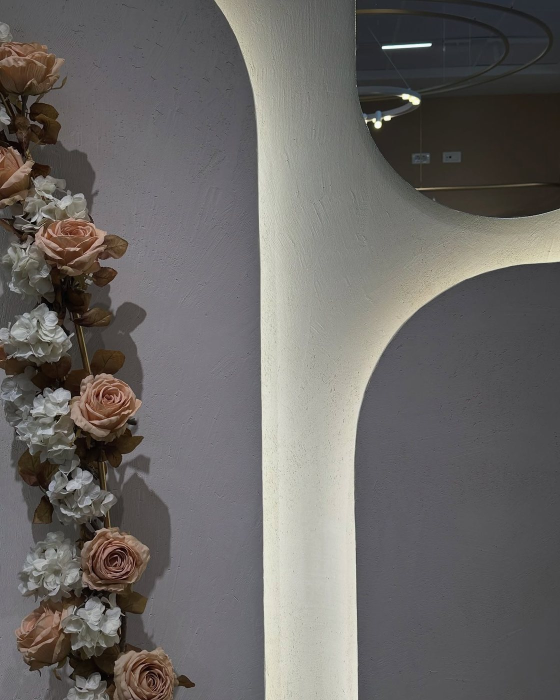
#> input picture raw/instagram/dresses/DITwbI4NAC4_0.jpg, 1120 x 1400 px (shown at 1/2 size)
$ python contact_sheet.py ../raw/instagram/dresses/DITwbI4NAC4_0.jpg out.png 5
#> lines starting #> are read from the running program, lines starting #| are printed output that depends on the picture
import sys, glob, os
from PIL import Image, ImageDraw
files = open(sys.argv[1][1:]).read().split() if sys.argv[1].startswith('@') else sorted([f for f in glob.glob(sys.argv[1]) if not f.endswith('_cutout.png')])
out = sys.argv[2]
cols = int(sys.argv[3]) if len(sys.argv) > 3 else 6
tw, th = 220, 300
rows = (len(files) + cols - 1) // cols
sheet = Image.new('RGB', (cols * tw, rows * (th + 22)), (18, 18, 20))
d = ImageDraw.Draw(sheet)
for i, f in enumerate(files):
    try:
        im = Image.open(f).convert('RGB')
#> im is the input picture: PIL image 1120x1400 RGB; mean R, G, B 106.6, 103.6, 101.3
    except Exception as e:
        continue
    im.thumbnail((tw - 8, th - 8))
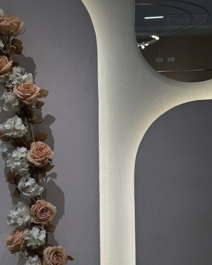
#> im: PIL image 212x265 RGB; mean R, G, B 106.7, 103.7, 101.4
    x = (i % cols) * tw + (tw - im.width) // 2
#> x = 4
    y = (i // cols) * (th + 22) + 4
    sheet.paste(im, (x, y))
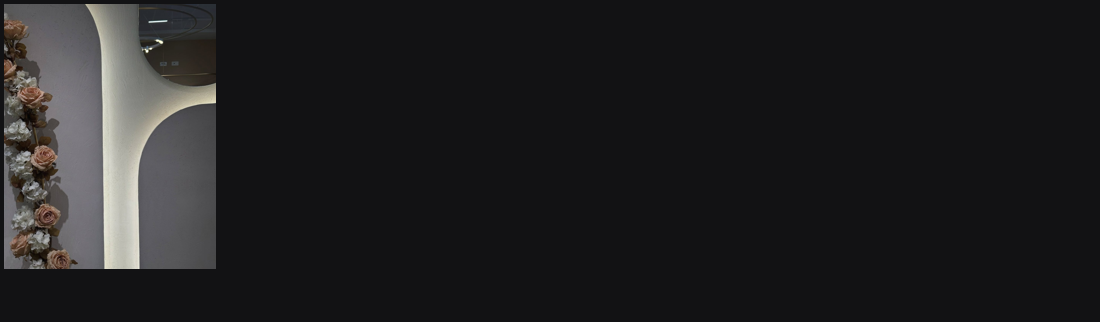
#> sheet: PIL image 1100x322 RGB; mean R, G, B 32.1, 31.6, 32.9
    d.text(((i % cols) * tw + 6, (i // cols) * (th + 22) + th + 4), f"{i} {os.path.basename(f)[:22]}", fill=(230, 230, 230))
sheet.save(out, quality=82)
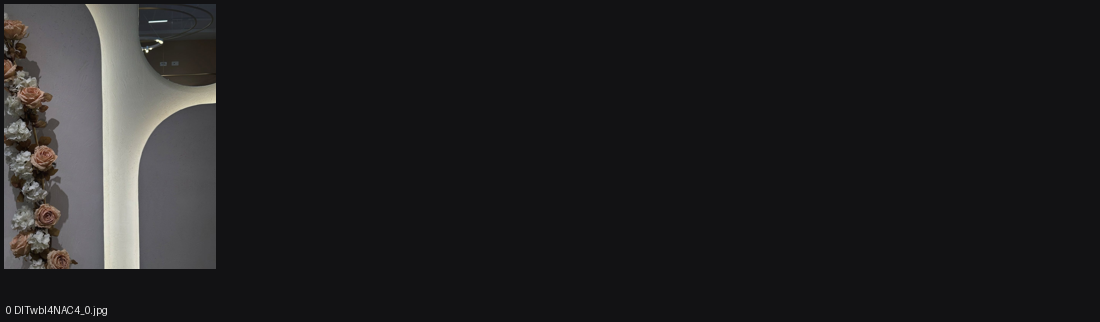
#> saved as out.png: PIL image 1100x322 RGB; mean R, G, B 32.2, 31.7, 33.1
print(out, len(files))

$ run again, on raw/instagram/dresses/DKHWLJFtsXi_0.jpg
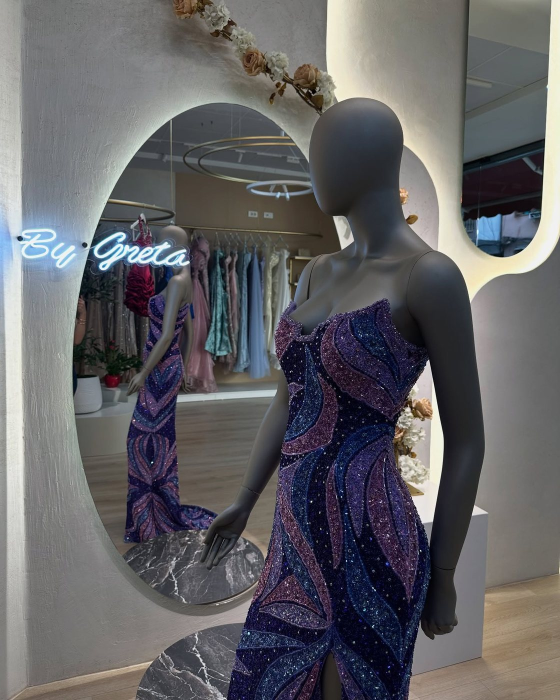
#> input picture raw/instagram/dresses/DKHWLJFtsXi_0.jpg, 1120 x 1400 px (shown at 1/2 size)
#> im is the input picture: PIL image 1120x1400 RGB; mean R, G, B 99, 98.1, 101.1
#> `im.thumbnail((tw - 8, th - 8))`:
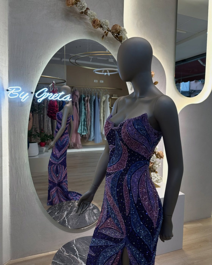
#> im: PIL image 212x265 RGB; mean R, G, B 99.2, 98.2, 101.2
#> `sheet.save(out, quality=82)`:
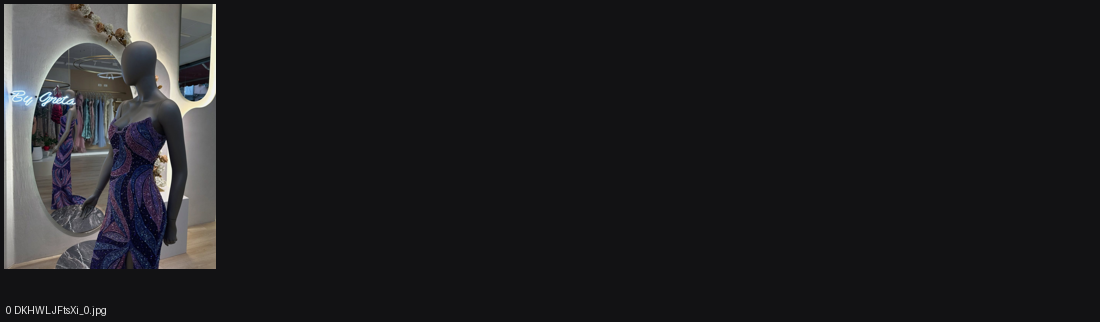
#> saved as out.png: PIL image 1100x322 RGB; mean R, G, B 31, 30.9, 33

$ run again, on raw/instagram/dresses/DLZ6JZONv_8_0.jpg
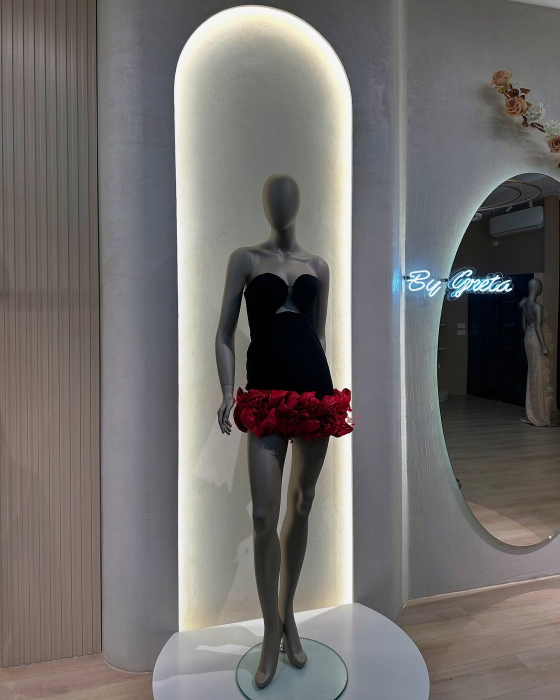
#> input picture raw/instagram/dresses/DLZ6JZONv_8_0.jpg, 1120 x 1400 px (shown at 1/2 size)
#> im is the input picture: PIL image 1120x1400 RGB; mean R, G, B 113.1, 110, 108.2
#> `im.thumbnail((tw - 8, th - 8))`:
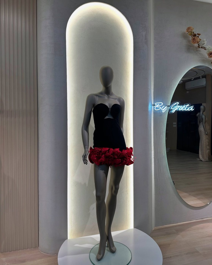
#> im: PIL image 212x265 RGB; mean R, G, B 113.2, 110.2, 108.3
#> `sheet.save(out, quality=82)`:
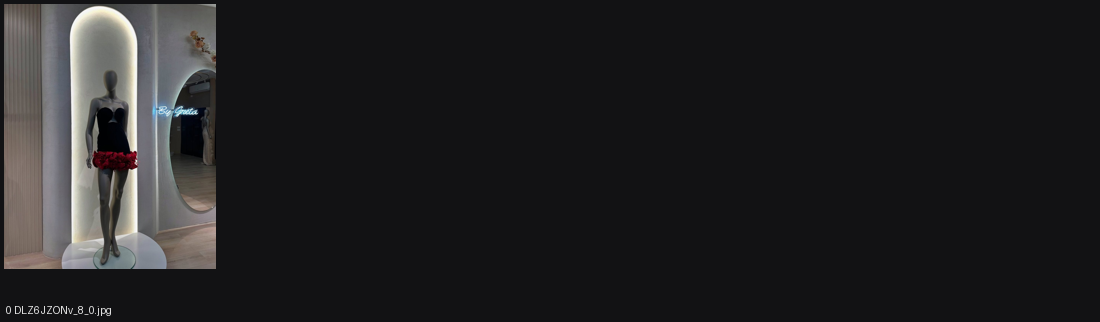
#> saved as out.png: PIL image 1100x322 RGB; mean R, G, B 33.2, 32.8, 34.1

$ run again, on raw/instagram/dresses/DLh81xMtzTW_0.jpg
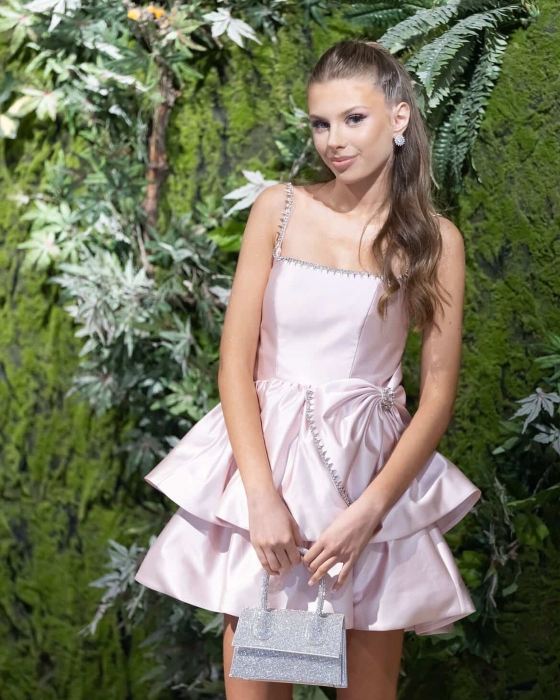
#> input picture raw/instagram/dresses/DLh81xMtzTW_0.jpg, 1120 x 1400 px (shown at 1/2 size)
#> im is the input picture: PIL image 1120x1400 RGB; mean R, G, B 119.4, 119.9, 97.3
#> `im.thumbnail((tw - 8, th - 8))`:
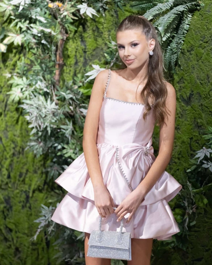
#> im: PIL image 212x265 RGB; mean R, G, B 119.6, 120, 97.4
#> `sheet.save(out, quality=82)`:
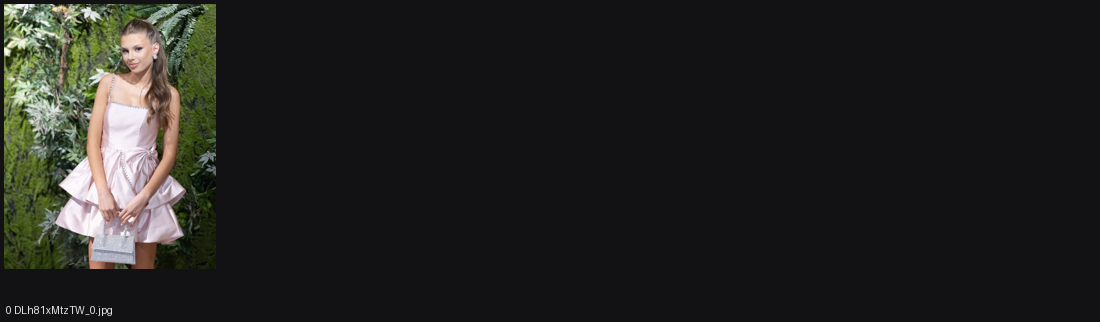
#> saved as out.png: PIL image 1100x322 RGB; mean R, G, B 34.3, 34.3, 32.4
